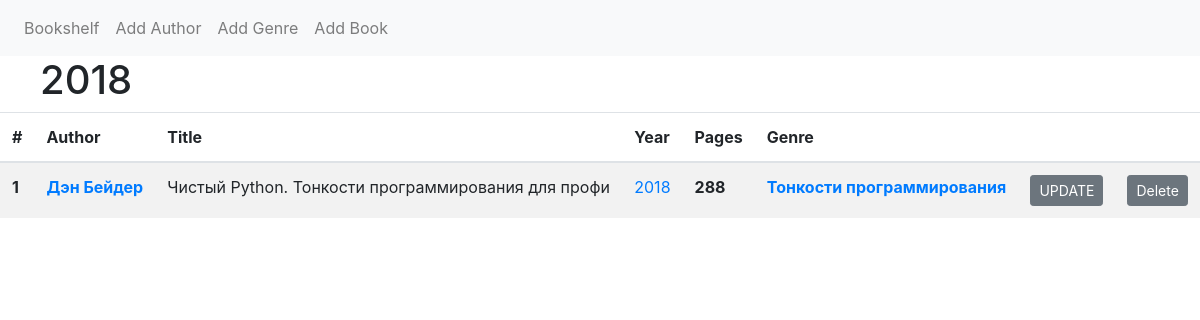
The page /year/2018/ on the database its author committed.
### models.py (models this page shows)
class Book(Model):
    id = AutoField(primary_key=True, unique=True)
    author = ForeignKeyField(Author, backref='books')
    title = TextField(null=False)
    year = IntegerField(null=False)
    pages = IntegerField(null=True)
    genre = ForeignKeyField(Genre, backref='books')
    class Meta:
        database = db

class Author(Model):
    id = AutoField(primary_key=True, unique=True)
    name = CharField(max_length=255)
    description = TextField(null=True)
    class Meta:
        database = db

class Genre(Model):
    id = AutoField(primary_key=True, unique=True)
    name = CharField(max_length=255)
    description = TextField(null=True)
    class Meta:
        database = db

### app.py (the view)
@app.route('/year/<int:pk>/')
def books_by_year(pk):
    books = Book.select().where(Book.year == pk)
    return render_template('main.html', books=books, page_name=pk)

### templates/main.html (shortened to what this page needs)
{% extends 'index.html' %} {% block body %}
<div class="row" style="margin-left: 2.5em">
  <h1>{{ page_name }}</h1>
</div>
<div class="container-space">
  <table class="table table-striped">
    <thead>
      <tr>
        <th scope="col">#</th>
        <th scope="col">Author</th>
        <th scope="col">Title</th>
        <th scope="col">Year</th>
        <th scope="col">Pages</th>
        <th scope="col">Genre</th>
        <th scope="col"></th>
        <th scope="col"></th>
      </tr>
    </thead>
    <tbody>
      {% for book in books %}
      <tr>
        <th scope="row">{{loop.index}}</th>
        <th><a href="/author/{{book.author.id}}/">{{book.author.name}}</a></th>
        <td>{{book.title}}</td>
        <td><a href="/year/{{book.year}}/">{{book.year}}</a></td>
        <th>{{book.pages}}</th>
        <th><a href="/genre/{{book.genre.id}}/">{{book.genre.name}}</a></th>
        <th>
          <form method="get" action="/update/book/{{book.id}}">
            <input
              type="submit"
              value="UPDATE"
              class="btn btn-secondary btn-sm"
            />
          </form>
        </th>
        <th>
          <form method="post" action="delete/book/">
            <input
              type="submit"
              value="Delete"
              class="btn btn-secondary btn-sm"
            />
          </form>
        </th>
        {% endfor %}
      </tr>
    </tbody>
  </table>
</div>
{% endblock %}

### rows shown on the page
Book: author.name "Дэн Бейдер", title "Чистый Python. Тонкости программирования для профи", year "2018", pages "288", genre.name "Тонкости программирования"

### other values the page prints
{{ page_name }} "2018"
